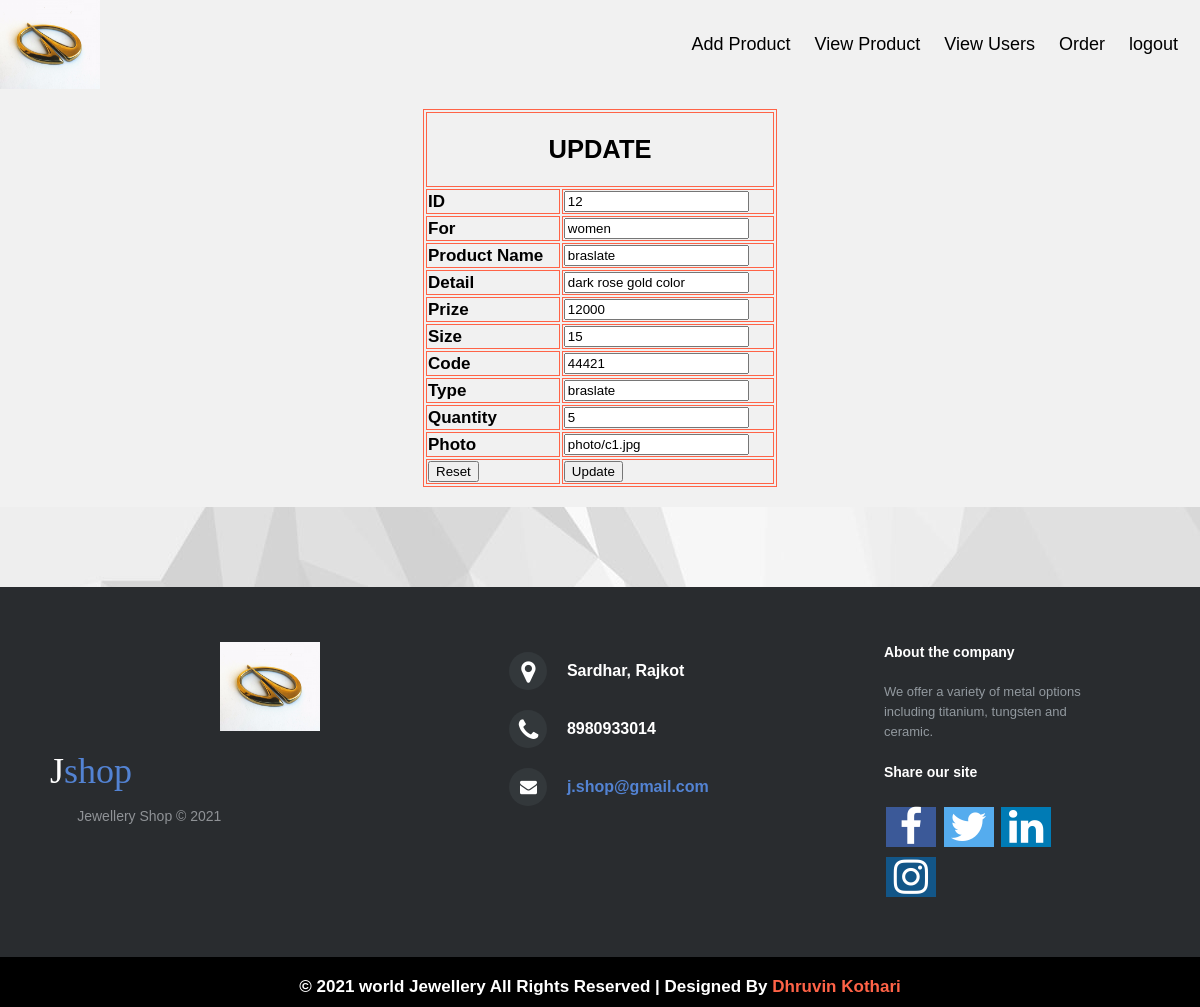
The app's page /edit.php?id=12 with its own data.
### tables this page shows
CREATE TABLE `allproduct` (
  `id` int(10) NOT NULL,
  `gender` varchar(10) NOT NULL,
  `pname` varchar(50) NOT NULL,
  `detail` varchar(100) NOT NULL,
  `prize` varchar(10) NOT NULL,
  `size` varchar(10) NOT NULL,
  `code` varchar(10) NOT NULL,
  `type` varchar(10) NOT NULL,
  `quantity` int(5) NOT NULL,
  `photo` varchar(50) NOT NULL
);

### edit.php (the view, shortened to what this page needs)
<!DOCTYPE html>
<html>
<head>
<link rel="stylesheet" href="https://cdnjs.cloudflare.com/ajax/libs/font-awesome/4.7.0/css/font-awesome.min.css">
	<link rel="stylesheet" href="css/index.css">
	<link rel="stylesheet" href="style.css">
</head>
	<body>
	<div class="head">
					<img src="image/logo.jpg" height="45px" alt="logo" />
	<div class="header">
  <div class="header-right">
    <a href="master.php">Add Product</a>
	<a href="viewproduct.php">View Product</a>
	<a href="viewuser.php">View Users</a>
    <a href="neworder.php">Order</a>
	<a href="login.php">logout</a>
  </div>
  </div>
</div>
	<div class="header">
		<form name="f1" method="post">
		<?php
		$id = $_REQUEST["id"];
		$con= mysqli_connect("localhost","root","","jshop");
		$query = "select * from allproduct where id ='".$id."' ";
		$res = mysqli_query($con,$query);
		?>
		<table align="center" border="1" bordercolor="tomato" height="100%" width="30%">
		<?php
		while($row = mysqli_fetch_array($res))
		{
		?>
		<tr>
					<td colspan="2"><center><h2><marquee width="100%" direction="left" height="100%">
						UPDATE</marquee></h2></td>
				</tr>
				<tr>
					<td><b>ID <b></td>
					<td><input type="text" name="id" value="<?php echo $row["id"];?>" required /></td>
				</tr>
				<tr>
					<td><b>For </b></td>
					<td>
						<input name="gender" value="<?php echo $row["gender"];?>" required>
					</td>
				</tr>
				<tr>
					<td><b>Product Name <b></td>
					<td><input type="text" name="pname" value="<?php echo $row["pname"];?>" required /></td>
				</tr>
				<tr>
					<td><b>Detail </b></td>
					<td><input type="text" name="detail" value="<?php echo $row["detail"];?>" required /></td>
				</tr>
				<tr>
					<td><b>Prize </b</td>
					<td><input type="text" name="prize" value="<?php echo $row["prize"];?>" required /></td>
				</tr>
				<tr>
					<td><b>Size </b</td>
					<td><input type="text" name="size" value="<?php echo $row["size"];?>" required /></td>
				</tr>
				<tr>
					<td><b>Code </b></td>
					<td><input type="text" name="code" value="<?php echo $row["code"];?>" required /></td>
				</tr>
				<tr>
					<td><b>Type </b></td>
					<td>
						<input name="type" value="<?php echo $row["type"];?>" required>
					</td>
				</tr>
				<tr>
					<td><b>Quantity</b></td>
					<td><input type="text" name="quantity" value="<?php echo $row["quantity"];?>" required /><font color="black"></td>
				</tr>
				<tr>
					<td><b>Photo</b></td>
					<td><input type="text" id="photo" name="photo" value="<?php echo $row["photo"];?>" required /> </td>
				</tr>
	<?php
	}
	?>
				<tr>
					<td><input type="reset" value="Reset"></td>
					<td><input type="submit" name="ok" value="Update"></td>
				</tr>
			</table>
		</form>
		</div>
	<?php include("footer.php");?>
	</body>
</html>

### css/index.css (style rules this page uses)
* { box-sizing: border-box; }
body { margin: 0; font-family: Arial, Helvetica, sans-serif; }
.header { overflow: hidden; background-color: #f1f1f1; padding: 20px 10px; }
.header a { float: left; color: black; text-align: center; padding: 12px; text-decoration: none; font-size: 18px; line-height: 25px; border-radius: 4px; }
.header-right { float: right; }

### style.css (style rules this page uses)
body { margxin: 0; font-family: Arial; font-size: 17px; }

### edit.php (style rules this page uses)
body { background-image:url("image/cate.jpg"); background-repeat:repeat-x; }
.head img { float: left; width: 100px; height: 89px; background: #555; }

### records on screen
allproduct: id "12", gender "women", pname "braslate", detail "dark rose gold color", prize "12000", size "15", code "44421", type "braslate", quantity "5", photo "photo/c1.jpg"
